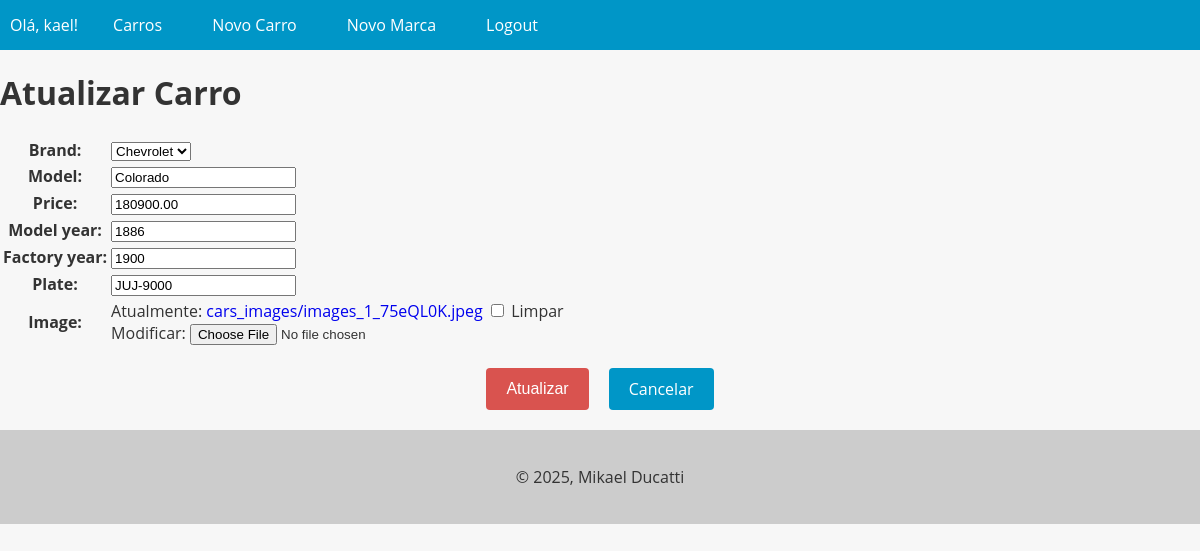
The page /car/15/update/ (signed in) on the database as committed earlier.
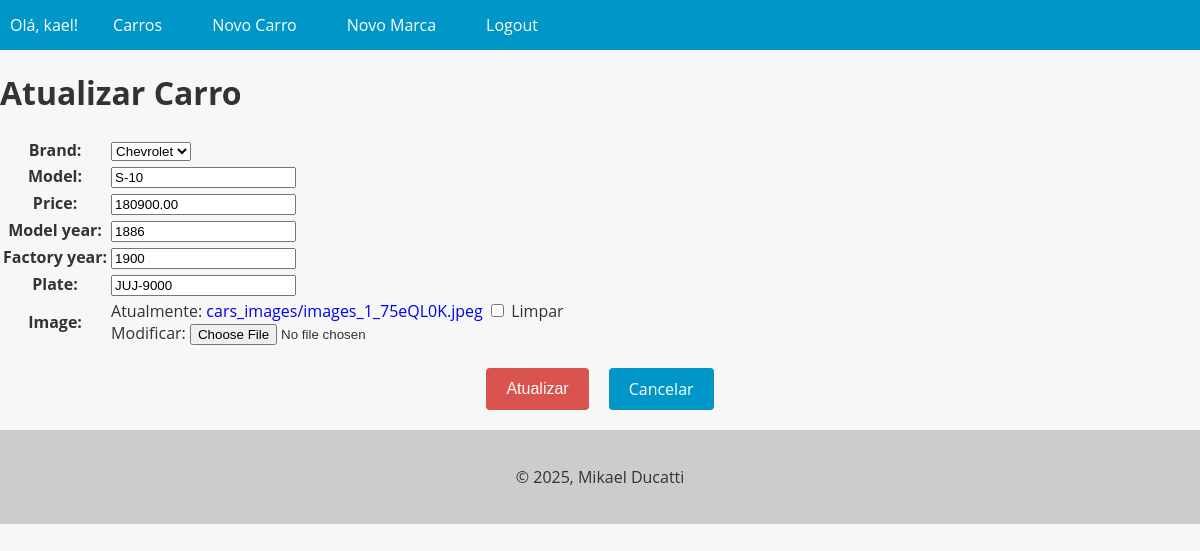
The same page on the database as committed later.
### cars/models.py (models this page shows, shortened)
class Car(models.Model):
    id = models.AutoField(primary_key=True)
    model = models.CharField(max_length=200)
    factory_year = models.IntegerField(blank=True, null=True)
    model_year = models.IntegerField(blank=True, null=True)
    plate = models.CharField(max_length=10, blank=True, null=True)
    image = models.ImageField(upload_to="cars_images/", blank=True, null=True)
    price = models.DecimalField(max_digits=20, decimal_places=2, blank=True, null=True)
    brand = models.ForeignKey(Brand, on_delete=models.PROTECT, related_name="car_brand")

### cars/views.py (the view, shortened to what this page needs)
# urls.py: path("car/<int:pk>/update/", UpdateCarView.as_view(), name="car_update"),
@method_decorator(login_required(login_url="login"), name="dispatch")
class UpdateCarView(UpdateView):
    model = Car
    form_class = CarForm
    template_name = "update_car.html"
    success_url = reverse_lazy("cars_list")
    def get_context_data(self, **kwargs):
        context = super().get_context_data(**kwargs)
        context["update_car_form"] = context["form"]
        return context

### cars/forms.py (shortened to what this page needs)
class CarForm(forms.ModelForm):
    class Meta:
        model = Car
        fields: ClassVar[list[str]] = [
            "brand",
            "model",
            "price",
            "model_year",
            "factory_year",
            "plate",
            "image",
        ]

### cars/models.py (called while the page is built)
    def __str__(self):
        return str(self.name)

### cars/templates/update_car.html (shortened to what this page needs)
{% extends "base.html" %}
{% block content %}
    <h1>Atualizar Carro</h1>
    <form method="POST" enctype="multipart/form-data">
        <table>
            {{ update_car_form.as_table }}
        </table>
        <div class="buttons-container">
            <input type="submit" value="Atualizar" class="btn btn-danger">
            <a href="{% url 'car_detail' pk=object.pk %}" class="btn btn-secondary">Cancelar</a>
        </div>
    </form>
{% endblock content %}

Rows that differ between the two databases and show on the page:
changed Car "Chevrolet": model "Colorado" → "S-10"
